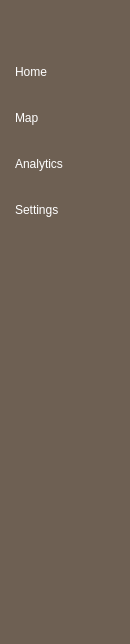
     <widget class="QWidget" name="icon_name_widget" native="true">
      <property name="maximumSize">
       <size>
        <width>130</width>
        <height>16777215</height>
       </size>
      </property>
      <property name="styleSheet">
       <string notr="true">QWidget{
	background-color: rgb(110, 96, 83);
}

QPushButton{
	color:white;
	text-align:left;
	height:30px;
	border:none;
	padding-left:10px;
	border-top-left-radius:10px;
	border-bottom-left-radius:10px;
}

QPushButton:checked{
	background-color: rgb(255, 248, 239);
	color: rgb(110, 96, 83);
	font-weight: bold;
}</string>
      </property>
      <layout class="QVBoxLayout" name="verticalLayout_4">
       <property name="leftMargin">
        <number>0</number>
       </property>
       <property name="rightMargin">
        <number>0</number>
       </property>
       <item>
        <layout class="QHBoxLayout" name="horizontalLayout_2">
         <item>
          <spacer name="horizontalSpacer_3">
           <property name="orientation">
            <enum>Qt::Horizontal</enum>
           </property>
           <property name="sizeHint" stdset="0">
            <size>
             <width>40</width>
             <height>20</height>
            </size>
           </property>
          </spacer>
         </item>
         <item>
          <widget class="QPushButton" name="apple_icon_2">
           <property name="text">
            <string/>
           </property>
           <property name="icon">
            <iconset resource="../../../../dev_ws/git_ws/deeplearning-repo-2/GUI/resources.qrc">
             <normaloff>:/icons/apple-3.png</normaloff>:/icons/apple-3.png</iconset>
           </property>
           <property name="iconSize">
            <size>
             <width>20</width>
             <height>20</height>
            </size>
           </property>
          </widget>
         </item>
         <item>
          <spacer name="horizontalSpacer_2">
           <property name="orientation">
            <enum>Qt::Horizontal</enum>
           </property>
           <property name="sizeHint" stdset="0">
            <size>
             <width>48</width>
             <height>20</height>
            </size>
           </property>
          </spacer>
         </item>
        </layout>
       </item>
       <item>
        <layout class="QVBoxLayout" name="verticalLayout">
         <property name="spacing">
          <number>16</number>
         </property>
         <property name="leftMargin">
          <number>5</number>
         </property>
         <property name="topMargin">
          <number>10</number>
         </property>
         <property name="rightMargin">
          <number>0</number>
         </property>
         <property name="bottomMargin">
          <number>10</number>
         </property>
         <item>
          <widget class="QPushButton" name="home_btn_2">
           <property name="text">
            <string>Home</string>
           </property>
           <property name="icon">
            <iconset resource="../../../../dev_ws/git_ws/deeplearning-repo-2/GUI/resources.qrc">
             <normaloff>:/icons/cil-home.png</normaloff>
             <normalon>:/icons/cli-home-brown.png</normalon>:/icons/cil-home.png</iconset>
           </property>
           <property name="iconSize">
            <size>
             <width>20</width>
             <height>20</height>
            </size>
           </property>
           <property name="checkable">
            <bool>true</bool>
           </property>
           <property name="autoExclusive">
            <bool>true</bool>
           </property>
          </widget>
         </item>
         <item>
          <widget class="QPushButton" name="map_btn_2">
           <property name="text">
            <string>Map</string>
           </property>
           <property name="icon">
            <iconset resource="resources_test.qrc">
             <normaloff>:/test_sources/robot_page_icon2.png</normaloff>
             <normalon>:/test_sources/robot_page_icon.png</normalon>:/test_sources/robot_page_icon2.png</iconset>
           </property>
           <property name="iconSize">
            <size>
             <width>25</width>
             <height>25</height>
            </size>
           </property>
           <property name="checkable">
            <bool>true</bool>
           </property>
           <property name="autoExclusive">
            <bool>true</bool>
           </property>
          </widget>
         </item>
         <item>
          <widget class="QPushButton" name="stat_btn_2">
           <property name="text">
            <string>Analytics</string>
           </property>
           <property name="icon">
            <iconset resource="../../../../dev_ws/git_ws/deeplearning-repo-2/GUI/resources.qrc">
             <normaloff>:/icons/cil-chart.png</normaloff>
             <normalon>:/icons/cli-chart-brown.png</normalon>:/icons/cil-chart.png</iconset>
           </property>
           <property name="checkable">
            <bool>true</bool>
           </property>
           <property name="autoExclusive">
            <bool>true</bool>
           </property>
          </widget>
         </item>
         <item>
          <widget class="QPushButton" name="timeset_btn_2">
           <property name="text">
            <string>Settings</string>
           </property>
           <property name="icon">
            <iconset resource="../../../../dev_ws/git_ws/deeplearning-repo-2/GUI/resources.qrc">
             <normaloff>:/icons/cil-settings.png</normaloff>
             <normalon>:/icons/cli-settings-brown.png</normalon>:/icons/cil-settings.png</iconset>
           </property>
           <property name="checkable">
            <bool>true</bool>
           </property>
           <property name="autoExclusive">
            <bool>true</bool>
           </property>
          </widget>
         </item>
        </layout>
       </item>
       <item>
        <spacer name="verticalSpacer_2">
         <property name="orientation">
          <enum>Qt::Vertical</enum>
         </property>
         <property name="sizeHint" stdset="0">
          <size>
           <width>20</width>
           <height>398</height>
          </size>
         </property>
        </spacer>
       </item>
      </layout>
     </widget>
